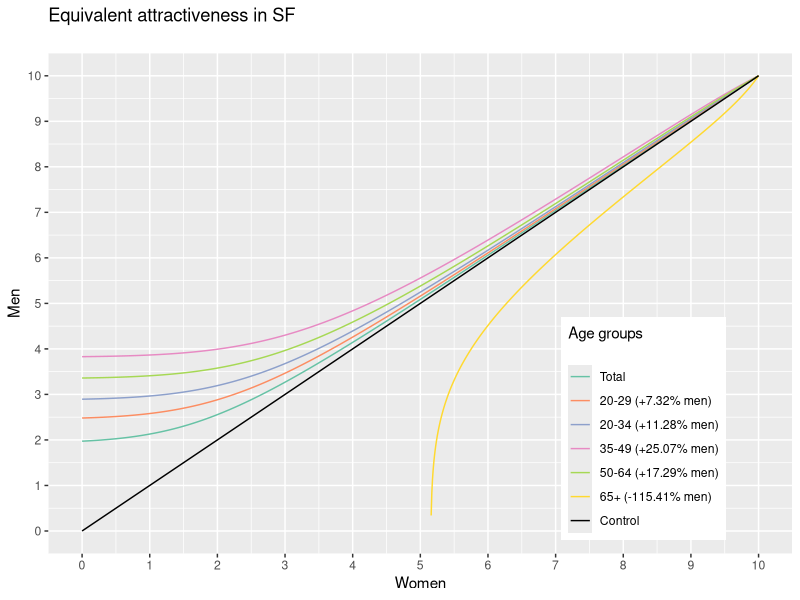
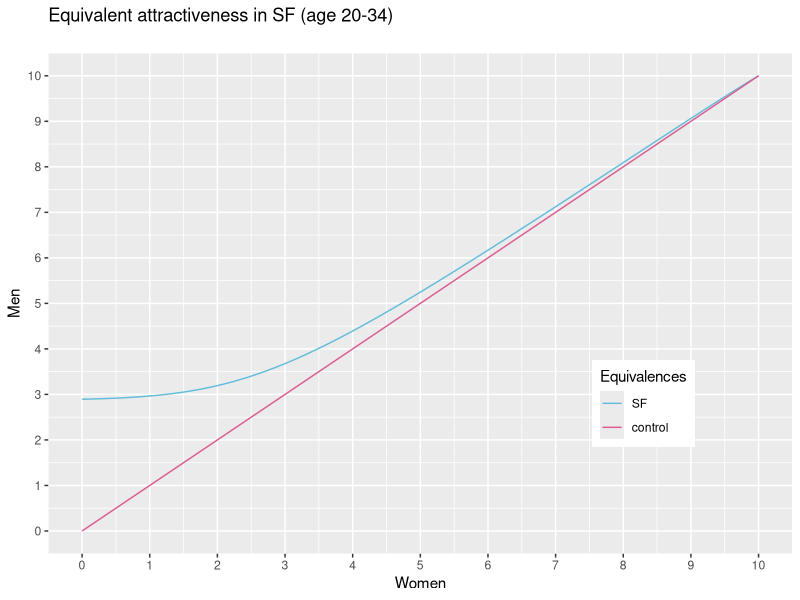
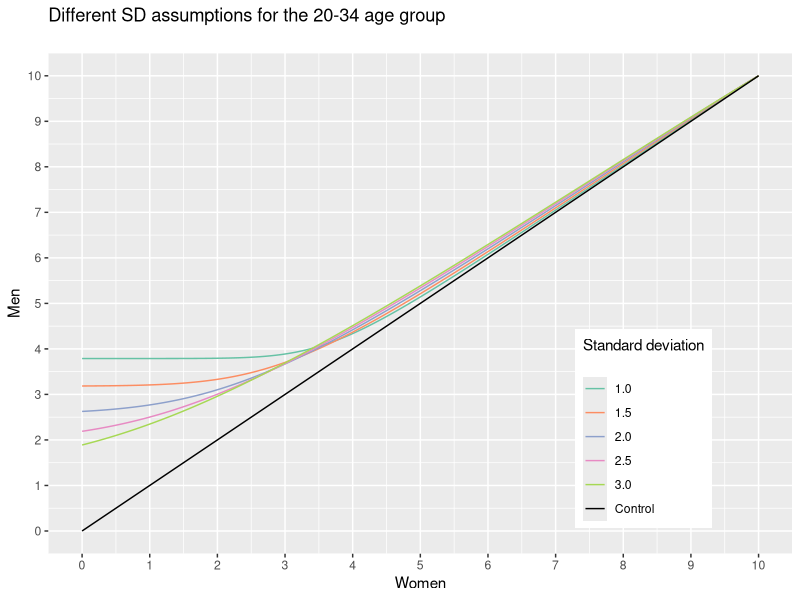
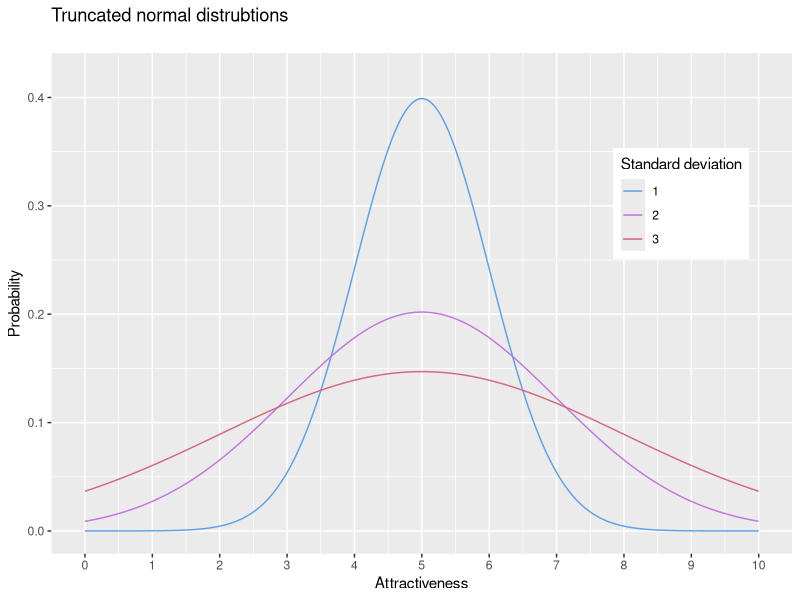
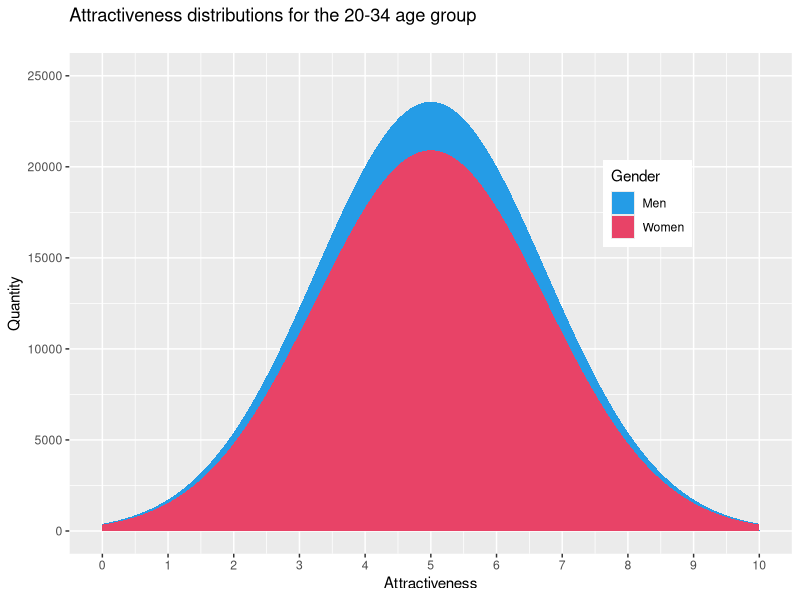
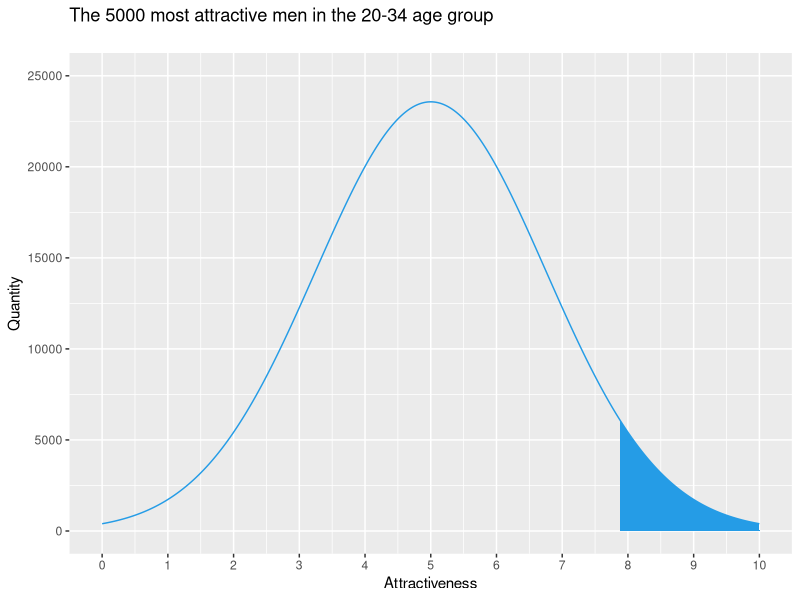
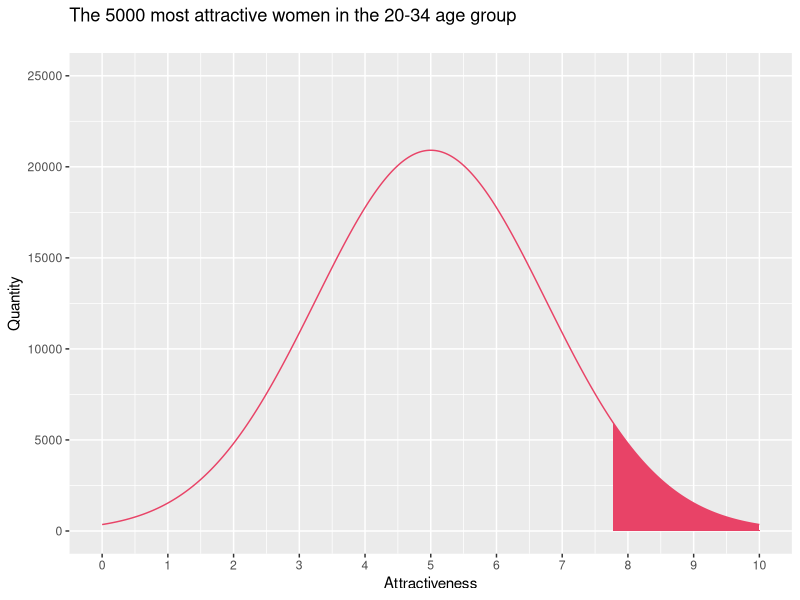

These figures' R source, in order:
library(truncnorm)
library(ggplot2)
library(reshape2)

mean=5; sd=1.75
pop = read.csv("populations.csv", header=TRUE)
step = 0.01
control = seq(0, 10, by=step)
sd_array = seq(1, 3, by=0.5)
default_popm = 102949
default_popw = 91332

ratingsw <- matrix(nrow=10/step + 1, ncol=2)
sd_ratingsw <- matrix(nrow=10/step + 1, ncol=5)
ratingsm <- matrix(nrow=10/step + 1, ncol=2)
age_groups <- matrix(nrow=10/step + 1, ncol=7)
sd_groups <- matrix(nrow=10/step + 1, ncol=6)

### women ###
for(i in 0:(10/step))
{
	ratingsw[i+1,1] <- i*step
	ratingsw[i+1,2] <- 1 - ptruncnorm(i*step, a=0, b=10, mean, sd)
	for(j in 1:5)
	{
		sd_ratingsw[i+1,j] <- 1 - ptruncnorm(i*step, a=0, b=10, mean, sd_array[j])
	}
}

age_groups[, 7] = ratingsw[, 1]
sd_groups[, 6] = ratingsw[, 1]

#### men ###
#by age
for(j in 1:6)
{
	for(i in 0:(10/step))
	{
		ratingsm[i+1,2] <- ratingsw[i+1,2]
		ratingsm[i+1,1] <- qtruncnorm(1 - ratingsw[i+1,2]*(pop$Women[j]/pop$Men[j]),
																	a=0, b=10, mean, sd)
	}
	age_groups[, j] = ratingsm[ ,1]
}

#by sd
for(j in 1:5)
{
	for(i in 0:(10/step))
	{
		ratingsm[i+1,1] <- qtruncnorm(1 - sd_ratingsw[i+1,j]*(default_popw/default_popm),
																	a=0, b=10, mean, sd_array[j]) # sd goes from 1 to 3 by .5
	}
	sd_groups[, j] = ratingsm[, 1]
}

### Analysis Graphs ### 

age_melt <- melt(age_groups)

agep <- ggplot() + geom_line(data=age_melt, aes(x=(Var1-1)*step, y=value, group=Var2, color=factor(Var2))) +
	labs(title="Equivalent attractiveness in SF\n", x="Women", y="Men") +
	scale_color_manual("Age groups\n", labels=c("Total", "20-29 (+7.32% men)", "20-34 (+11.28% men)", "35-49 (+25.07% men)", "50-64 (+17.29% men)", "65+ (-115.41% men)", "Control"),
		values=c("#66c2a5", "#fc8d62", "#8da0cb", "#e78ac3", "#a6d854", "#ffd92f", "#000000")) +
	theme(legend.position=c(0.8, 0.25))
agep <- agep + xlim(0,10) + ylim(0,10) +
	scale_x_continuous(breaks=0:10) +
	scale_y_continuous(breaks=0:10)

ggsave(filename="ages.png", plot=agep)

single <- matrix(nrow=10/step + 1, ncol=2)
single[, 1] = age_groups[, 3] # choose 3rd row, age 20-34
single[, 2] = age_groups[, 7]

single_melt <- melt(single)

singlep <- ggplot() + geom_line(data=single_melt, aes(x=(Var1-1)*step, y=value, group=Var2, color=factor(Var2))) +
	labs(title="Equivalent attractiveness in SF (age 20-34)\n", x="Women", y="Men") +
	scale_color_manual("Equivalences", labels=c("SF", "control"), values=c("#63BDDB", "#DB5C91")) +
	theme(legend.position=c(0.8, 0.3))
singlep <- singlep + xlim(0,10) + ylim(0,10) +
	scale_x_continuous(breaks=0:10) +
	scale_y_continuous(breaks=0:10)

ggsave(filename="single.png", plot=singlep)		 

sd_melt <- melt(sd_groups)
sdp <- ggplot() + geom_line(data=sd_melt, aes(x=(Var1-1)*step, y=value, group=Var2, color=factor(Var2))) +
	labs(title="Different SD assumptions for the 20-34 age group\n", x="Women", y="Men") +
	scale_color_manual("Standard deviation\n", labels=c("1.0", "1.5", "2.0", "2.5", "3.0", "Control"),
		values=c("#66c2a5", "#fc8d62", "#8da0cb", "#e78ac3", "#a6d854", "#000000")) +
	theme(legend.position=c(0.8, 0.25))
sdp <- sdp + xlim(0,10) + ylim(0,10) +
	scale_x_continuous(breaks=0:10) +
	scale_y_continuous(breaks=0:10)

ggsave(filename="sd.png", plot=sdp)	

### Reference graphs ###

# truncated normal pdfs w various sd

pdfs <- matrix(nrow=10/step + 1, ncol=3)
sd_array = seq(1, 3, 1)

for(i in 1:3)
{
	pdfs[, i] <- dtruncnorm(control, a=0, b=10, mean, sd_array[i])
}

pdf_melt <- melt(pdfs)

pdfp <- ggplot() + geom_line(data=pdf_melt, aes(x=(Var1-1)*step, y=value, group=Var2, color=factor(Var2))) +
	labs(title="Truncated normal distrubtions\n", x="Attractiveness", y="Probability") +
	scale_color_manual("Standard deviation", labels=c("1", "2", "3"), values=c("#60A1E6", "#C276DE", "#D66781")) +
	theme(legend.position=c(0.85, 0.7))
pdfp <- pdfp + xlim(0,10) + ylim(0,0.42) +
	scale_x_continuous(breaks=0:10)

ggsave(filename="pdfs.png", plot=pdfp)

# Overlapping shaded men and women pdfs #

gender.df <- data.frame(x=seq(0,10,step))
gender.df$pdf_men <- dtruncnorm(gender.df$x, a=0, b=10, mean=5, sd=1.75)*default_popm
gender.df$pdf_women <- dtruncnorm(gender.df$x, a=0, b=10, mean=5, sd=1.75)*default_popw

genderp <- ggplot(data=gender.df) +
	geom_area(position='stack', aes(x=x, y=pdf_men, fill=factor("Men"))) +
	geom_area(position='stack', aes(x=x, y=pdf_women, fill=factor("Women"))) +
	labs(title="Attractiveness distributions for the 20-34 age group\n", x="Attractiveness", y="Quantity") +
	scale_fill_manual("Gender", labels=c("Men", "Women"), values=c("#259CE6", "#E84367")) +
	theme(legend.position=c(0.8, 0.7)) +
	xlim(0,10) + ylim(0,25000) +
  scale_x_continuous(breaks=0:10)

ggsave(filename="genders.png", plot=genderp)

# Graphs that show cdf equivalences

sectionpm <- ggplot() +
	geom_area(data=subset(gender.df, x > qtruncnorm(1-(5000/default_popm), a=0, b=10, mean=5, sd=1.75)), aes(x=x, y=pdf_men, fill=factor("Men"))) +
	scale_fill_manual("Top 5000", labels="Men", values="#259CE6") +
	geom_line(data=gender.df, aes(x=x, y=pdf_men, color=factor("Men"))) +
	scale_color_manual("Top 5000", labels="Men", values="#259CE6") +
	labs(title="The 5000 most attractive men in the 20-34 age group\n", x="Attractiveness", y="Quantity") +
	theme(legend.position="none") +
	xlim(0,10) + ylim(0,25000) +
  scale_x_continuous(breaks=0:10)

ggsave(filename="cdfm.png", plot=sectionpm)

sectionpw <- ggplot() +
	geom_area(data=subset(gender.df, x > qtruncnorm(1-(5000/default_popw), a=0, b=10, mean=5, sd=1.75)), aes(x=x, y=pdf_women, fill=factor("Women"))) +
	scale_fill_manual("Top 5000", labels="Women", values="#E84367") +
	geom_line(data=gender.df, aes(x=x, y=pdf_women, color=factor("Women"))) +
	scale_color_manual("Top 5000", labels="Women", values="#E84367") +
	labs(title="The 5000 most attractive women in the 20-34 age group\n", x="Attractiveness", y="Quantity") +
	theme(legend.position="none") +
	xlim(0,10) + ylim(0,25000) +
  scale_x_continuous(breaks=0:10)

ggsave(filename="cdfw.png", plot=sectionpw)
